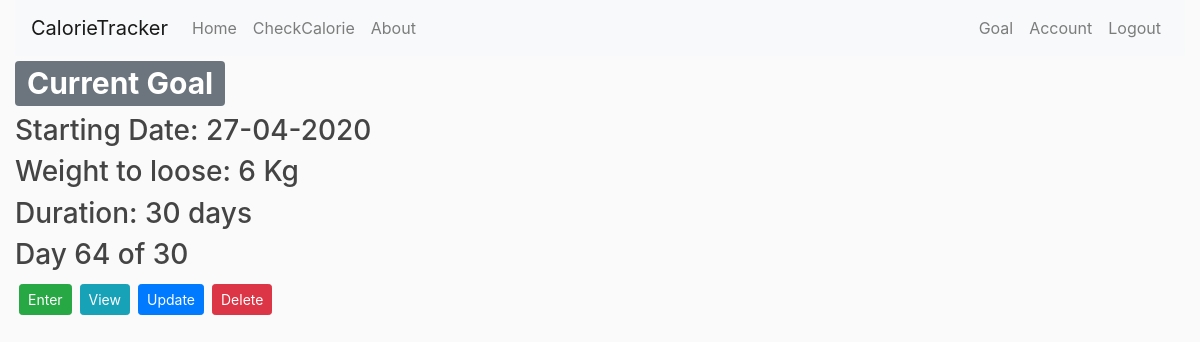
The app's page /goal (signed in), older data.
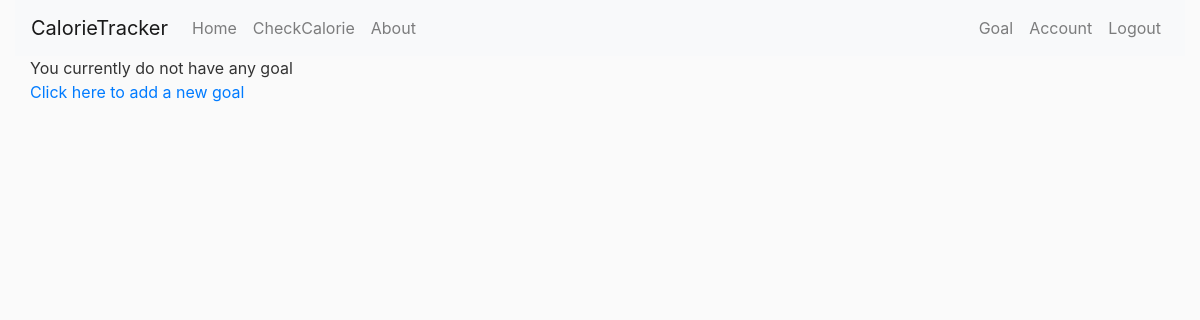
The same page, newer data.
### calorietracker/models.py (models this page shows)
class Goal(db.Model):
    id = db.Column(db.Integer, primary_key=True)
    weight = db.Column(db.Integer, nullable=False)
    days = db.Column(db.Integer, nullable=False)
    date_created = db.Column(
        db.DateTime, nullable=False, default=datetime.now())
    start_date = db.Column(db.Date, nullable=False, default=date.today())
    user_id = db.Column(db.Integer, db.ForeignKey('user.id'), nullable=False)
    days_list = db.relationship('Day', backref='goal', lazy=True)

### calorietracker/goals/routes.py (the view)
@goals.route("/goal", methods=['GET'])
@login_required
def display_goal():
    goal = Goal.query.filter_by(person=current_user).first()
    if goal:
        date_today = date.today()
        diff = (date_today - goal.start_date).days
        return render_template('goal.html', goal=goal, diff=diff)
    else:
        return render_template('goal.html')

### calorietracker/models.py (called while the page is built)
@login_manager.user_loader
def load_user(user_id):
    return User.query.get(int(user_id))

### calorietracker/templates/goal.html (shortened to what this page needs)
{% extends "layout.html" %}
{% block content %}
{%if goal%}
<div class="container-fluid">
    <div class="row">
        <h1><span class="badge badge-secondary">Current Goal</span></h1>
    </div>
    <div class="row">
        <h3>Starting Date: {{goal.start_date.strftime('%d-%m-%Y')}}</h3>
    </div>
    <div class="row">
        <h3>Weight to loose: {{goal.weight}} Kg</h3>
    </div>
    <div class="row">
        <h3>Duration: {{goal.days}} days</h3>
    </div>
    {% if diff>=0 %}
    <div class="row">
        <h3>Day {{diff+1}} of {{goal.days}}</h3>
    </div>
    {% endif %}
    <div class="row">
        <a class="btn btn-success btn-sm m-1" href="{{ url_for('goals.day', goal_id=goal.id) }}">Enter</a>
        <a class="btn btn-info btn-sm m-1" href="{{ url_for('goals.display_days', goal_id=goal.id) }}">View</a>
        <a class="btn btn-primary btn-sm m-1" href="{{ url_for('goals.update_goal', goal_id=goal.id) }}">Update</a>
        <button type="button" class="btn btn-danger btn-sm m-1" data-toggle="modal"
            data-target="#deleteModal">Delete</button>
    </div>
</div>
{% else %}
<div class=container-fluid>
    You currently do not have any goal<br>
    <a href="{{url_for('goals.add_goal')}}">Click here to add a new goal</a>
</div>
{% endif %}
{% endblock content %}

### calorietracker/templates/layout.html (shortened to what this page needs)
<!DOCTYPE html>
<html>
<head>
    <link rel="stylesheet" href="https://stackpath.bootstrapcdn.com/bootstrap/4.4.1/css/bootstrap.min.css"
>
    <link rel="stylesheet" type="text/css" href="{{url_for('static', filename='main.css')}}">
</head>
<body>
    <div class="container-fluid">
        <nav class="navbar navbar-expand-lg navbar-light bg-light mt-0">
            <a class="navbar-brand" href="{{url_for('main.home')}}">CalorieTracker</a>
            <div class="collapse navbar-collapse" id="navbarSupportedContent">
                <ul class="navbar-nav mr-auto">
                    <li class="nav-item">
                        <a class="nav-link" href="{{url_for('main.home')}}">Home</a>
                    </li>
                    <li class="nav-item">
                        <a class="nav-link" href="{{url_for('main.check_calorie')}}">CheckCalorie</a>
                    </li>
                    <li class="nav-item">
                        <a class="nav-link" href="{{url_for('main.about')}}">About</a>
                    </li>
                </ul>
                <ul class="navbar-nav ml-auto">
                    {% if current_user.is_authenticated %}
                    <li class="nav-item"><a class="nav-item nav-link" href=" {{url_for('goals.display_goal')}} ">Goal</a>
                    <li class="nav-item"><a class="nav-item nav-link" href=" {{url_for('users.account')}} ">Account</a>
                    </li>
                    <li class="nav-item"><a class="nav-item nav-link" href=" {{url_for('users.logout')}} ">Logout</a>
                    </li>
                    {% else %}
                    <li class="nav-item"> <a class="nav-item nav-link" href=" {{url_for('users.login')}} ">Login</a>
                    </li>
                    <li class="nav-item"><a class="nav-item nav-link"
                            href=" {{url_for('users.register')}} ">Register</a>
                    </li>
                    {% endif %}
                </ul>
            </div>
        </nav>
    </div>
    <div class="container-fluid">
        {% block content %}{% endblock %}
    </div>
</body>
</html>

### calorietracker/static/main.css (style rules this page uses)
body { background: #fafafa; color: #333333; margin-top: 0rem; }

Row changes from the older to the newer data that the page shows:
removed Goal: start_date "27-04-2020", weight "6", days "30"
Text that changed along with them:
{{ diff+1 }}: "64" → (not shown)
text no longer shown: "Current Goal Starting Date: Weight to loose: Kg Duration: days Day of Enter View Update Delete"
text now shown: "You currently do not have any goal Click here to add a new goal"
